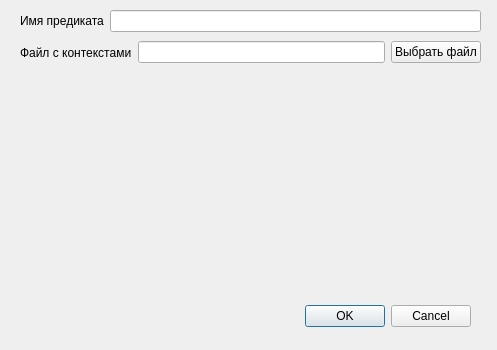
<?xml version="1.0" encoding="UTF-8"?>
<ui version="4.0">
 <class>PredicateCreatorDialog</class>
 <widget class="QDialog" name="PredicateCreatorDialog">
  <property name="geometry">
   <rect>
    <x>0</x>
    <y>0</y>
    <width>497</width>
    <height>350</height>
   </rect>
  </property>
  <property name="windowTitle">
   <string>Dialog</string>
  </property>
  <property name="whatsThis">
   <string>&lt;html&gt;&lt;head/&gt;&lt;body&gt;&lt;p&gt;Окно добавления предиката. Введите имя предиката и укажите путь до файла с контекстами, затем нажмите ОК. Если предикат уже существует, он будет перезаписан. Каждое новое предложение в файле с контекстами должно начинаться с новой строки.&lt;/p&gt;&lt;/body&gt;&lt;/html&gt;</string>
  </property>
  <widget class="QDialogButtonBox" name="buttonBox">
   <property name="geometry">
    <rect>
     <x>130</x>
     <y>300</y>
     <width>341</width>
     <height>32</height>
    </rect>
   </property>
   <property name="orientation">
    <enum>Qt::Horizontal</enum>
   </property>
   <property name="standardButtons">
    <set>QDialogButtonBox::Cancel|QDialogButtonBox::Ok</set>
   </property>
  </widget>
  <widget class="QWidget" name="layoutWidget">
   <property name="geometry">
    <rect>
     <x>20</x>
     <y>10</y>
     <width>461</width>
     <height>22</height>
    </rect>
   </property>
   <layout class="QHBoxLayout" name="horizontalLayout">
    <item>
     <widget class="QLabel" name="label">
      <property name="font">
       <font>
        <pointsize>9</pointsize>
       </font>
      </property>
      <property name="text">
       <string>Имя предиката</string>
      </property>
     </widget>
    </item>
    <item>
     <widget class="QLineEdit" name="predNameLine"/>
    </item>
   </layout>
  </widget>
  <widget class="QWidget" name="layoutWidget">
   <property name="geometry">
    <rect>
     <x>20</x>
     <y>40</y>
     <width>461</width>
     <height>25</height>
    </rect>
   </property>
   <layout class="QHBoxLayout" name="horizontalLayout_2">
    <item>
     <widget class="QLabel" name="label_2">
      <property name="font">
       <font>
        <pointsize>9</pointsize>
       </font>
      </property>
      <property name="text">
       <string>Файл с контекстами</string>
      </property>
     </widget>
    </item>
    <item>
     <widget class="QLineEdit" name="fileNameLine"/>
    </item>
    <item>
     <widget class="QPushButton" name="chooseFileButton">
      <property name="text">
       <string>Выбрать файл</string>
      </property>
     </widget>
    </item>
   </layout>
  </widget>
 </widget>
 <resources/>
 <connections>
  <connection>
   <sender>buttonBox</sender>
   <signal>accepted()</signal>
   <receiver>PredicateCreatorDialog</receiver>
   <slot>accept()</slot>
   <hints>
    <hint type="sourcelabel">
     <x>248</x>
     <y>254</y>
    </hint>
    <hint type="destinationlabel">
     <x>157</x>
     <y>274</y>
    </hint>
   </hints>
  </connection>
  <connection>
   <sender>buttonBox</sender>
   <signal>rejected()</signal>
   <receiver>PredicateCreatorDialog</receiver>
   <slot>reject()</slot>
   <hints>
    <hint type="sourcelabel">
     <x>316</x>
     <y>260</y>
    </hint>
    <hint type="destinationlabel">
     <x>286</x>
     <y>274</y>
    </hint>
   </hints>
  </connection>
 </connections>
</ui>
